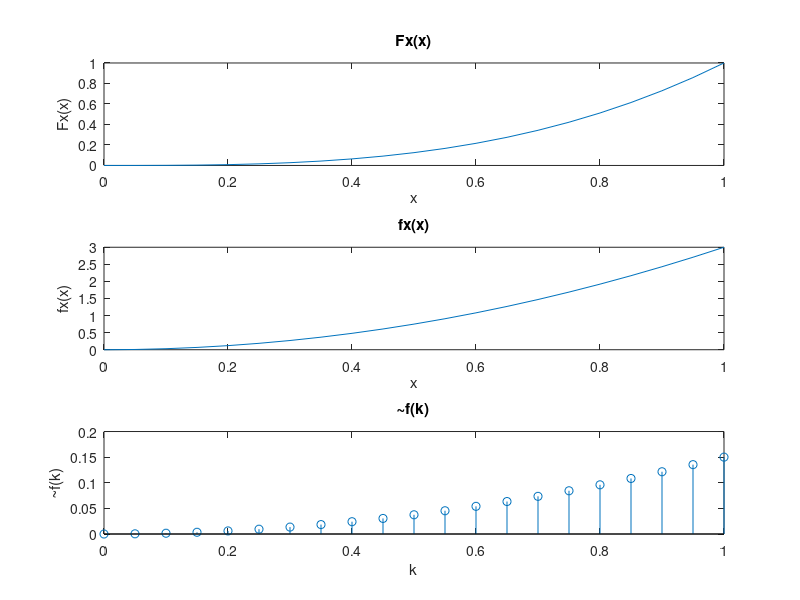

Recreate this plot in MATLAB.
subplot(3,1,1)
x = 0:(1/20):1;
F = (x.^3) .* (x<=1);
plot(x,F)
title('Fx(x)')
xlabel('x')
ylabel('Fx(x)')

subplot(3,1,2)
x = 0:(1/20):1;
f = 3*(x.^2) .* (x<=1);
plot(x, f)
title('fx(x)')
xlabel('x')
ylabel('fx(x)')

subplot(3,1,3)
x = 0:(1/20):1;
L = 20;
x0 = 0;
xL = 1;
fk = f.*((xL - x0)/L);
stem(x, fk)
title('~f(k)')
xlabel('k')
ylabel('~f(k)')
